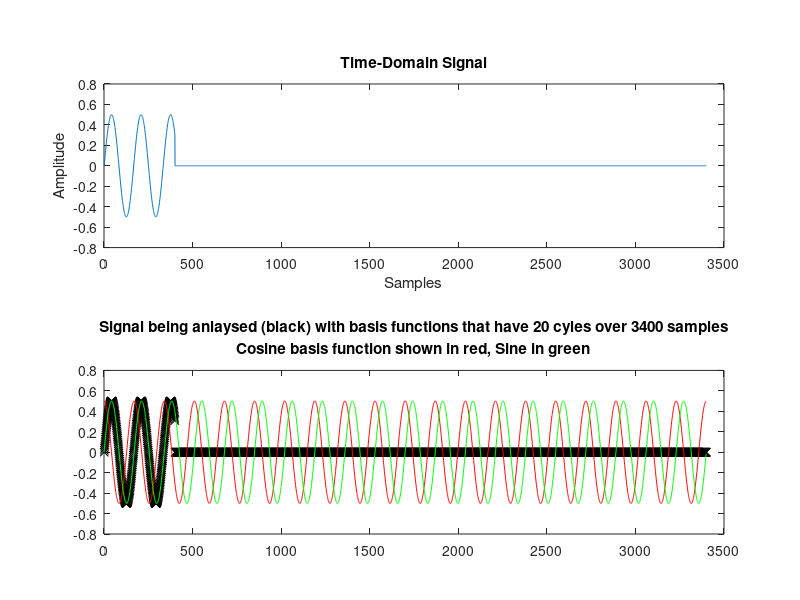

This chart was generated by the following MATLAB code:
fs = 1000;
T = 1/fs;
A=0.5;
f=2.5;
N = 400; % Create a signal with N samples = 1 second
n = 0:N-1; % sample numbers
t = n*T; % sampling times over a one second duration.
x = A*sin(2*pi*6*t);
x = [x zeros(1,3000)];
N = length (x);
n = 0:N-1;


 
%plot the magnitude spectrum 
X_mags = abs(fft(x));
 
subplot(2,1,1)
plot(x)
xlabel('Samples');
ylabel('Amplitude')
title('Time-Domain Signal');
 
num_disp_bins = 10;
subplot(2,1,2)
stem([0:num_disp_bins-1], X_mags(1:num_disp_bins));
hold on
stem([0:num_disp_bins-1], X_mags(1:num_disp_bins),'k.');
hold off
xlabel('Frequency Bins');
ylabel('Magnitude');
title('Frequency Content Magnitudes');



%Illustrate Basis functions

plot(n,x,'k')
xlabel('Samples');
ylabel('Amplitude')
for k = 0 : 20
    plot(x,'kx')  
    hold on
    cos_basis = A*cos(2*pi*k*n/N);
    sin_basis = A*sin(2*pi*k*n/N);
     
    plot(n,cos_basis,'r')
    plot(n,sin_basis,'g')
    title({['Signal being anlaysed (black) with basis functions'...
        ' that have ' num2str(k) ' cyles over '  ...
        num2str(N) ' samples']...
        ['Cosine basis function shown in red, Sine in green']})
    hold off
    pause
end